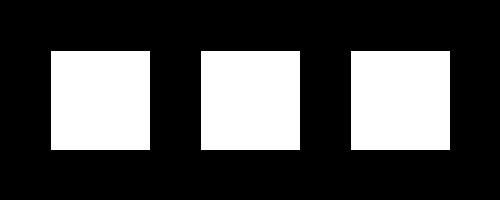
Frame 1 (no input)
Frame 60 (the mouse pressed at the canvas centre just before this capture): identical to frame 1, image omitted
Frame 120 (the mouse held since frame 60 and released just before this capture): identical to frame 1, image omitted

The Processing sketch that drew this single still picture (run headless with seeded random() and noise(); from frame 60 on, the mouse is pressed at the canvas centre):

// Processing sketch: Exercise7
// ── Exercise7.pde
int s = 100;
int m = 50;
color colors[] = new color[3];
int atari = (int)random(3);
void setup(){
  size(500, 200);
  for (int i=0; i<3; i++) {
    colors[i] = color(255,255,255);
  }
}

void draw(){
  background(0);
  for (int i=0; i<3; i++) {
      fill(colors[i]);
      rect(i*(s+m)+m, m, s, s);
  }
}

void mouseClicked(){
  for (int i=0; i<3; i++){
    if (i*(s+m)+m < mouseX 
      && mouseX < i*(s+m)+m+s
      && m < mouseY
      && mouseY < m+s) {
      if (i == atari) {
        colors[i] = color(255,0,0);
      }
      else {
        colors[i] = color(255,255,255);
      }
    }
  }
}
